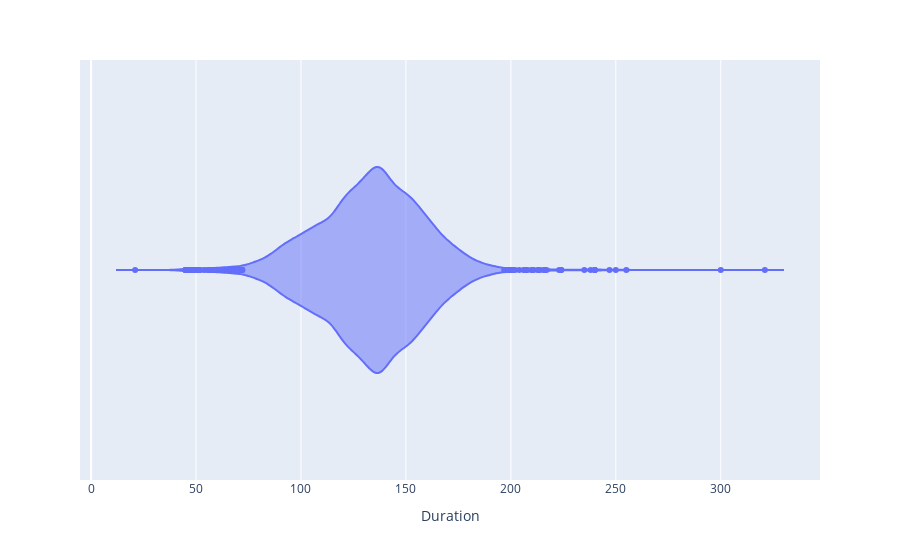

Here is the notebook cell this chart was saved with:
### Code cell
iplot(px.violin(data_frame=data,x="Duration"))

### Figure 1 — Plotly figure (JSON) as saved in the notebook; plotly's stock layout.template omitted (floating-point values rounded to 4 significant figures; data arrays with more than 128 entries replaced by an {"elided": "..."} marker saying what was removed)
{"data": [{"alignmentgroup": "True", "box": {"visible": false}, "hovertemplate": "Duration=%{x}<extra></extra>", "legendgroup": "", "marker": {"color": "#636efa"}, "name": "", "offsetgroup": "", "orientation": "h", "scalegroup": "True", "showlegend": false, "type": "violin", "x": {"elided": "5657 int values"}, "x0": " ", "xaxis": "x", "y0": " ", "yaxis": "y"}], "layout": {"legend": {"tracegroupgap": 0}, "margin": {"t": 60}, "violinmode": "group", "xaxis": {"anchor": "y", "domain": [0, 1], "title": {"text": "Duration"}}, "yaxis": {"anchor": "x", "domain": [0, 1]}}}
